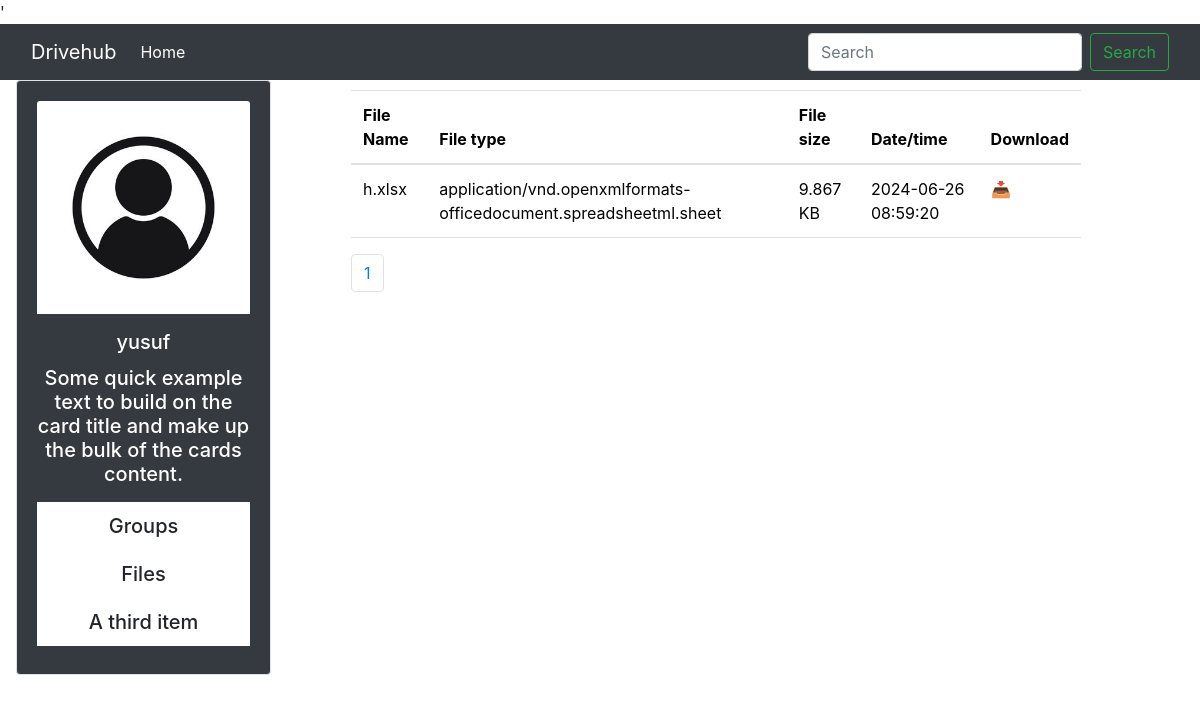
Page /user_d_t.php?uname=yusuf on the committed database.
### tables this page shows
CREATE TABLE `files` (
  `FILE_ID` int(11) NOT NULL,
  `U_ID` int(11) NOT NULL,
  `FILE_NAME` varchar(30) NOT NULL,
  `FILE_TYPE` varchar(255) NOT NULL,
  `PATH` varchar(255) NOT NULL,
  `CREATED_DATE` timestamp NOT NULL DEFAULT current_timestamp(),
  `FILE_SIZE` float DEFAULT NULL
);

### user_d_t.php (the view, shortened to what this page needs)
<?php
include_once 'connection_db.php';
include 'p/_modal.php';
include "boot.php";
if($_REQUEST["uname"])
{
    $results_per_page = 5;
    $UNAME = $_REQUEST["uname"];
    $query1 = "SELECT `U_ID` FROM `user` WHERE U_NAME='" . $UNAME . "'";
    $result = mysqli_query($conn, $query1);
    $data = mysqli_fetch_assoc($result);
    $uid = $data["U_ID"];
    if (isset($_GET['page'])) {
        $page = $_GET['page'];
    } else {
        $page = 1;
    }
    $start_from = ($page - 1) * $results_per_page;
    $query2 = "SELECT * FROM Files WHERE U_ID=" . $uid . " LIMIT $start_from, $results_per_page";
    $result2 = mysqli_query($conn, $query2);
}
else
{
    echo 'bad request';
    exit();
}
    ?>
    <!DOCTYPE html>
    <html lang="en">
    <head>
        <link rel="stylesheet" href="https://stackpath.bootstrapcdn.com/bootstrap/5.1.3/css/bootstrap.min.css">
        <link href="https://maxcdn.bootstrapcdn.com/bootstrap/4.5.2/css/bootstrap.min.css" rel="stylesheet">
    </head>
    <body>
    <nav class="navbar navbar-expand-lg bg-dark navbar-dark">
        <div class="container-fluid">
            <a class="navbar-brand" href="#">Drivehub</a>
            <div class="collapse navbar-collapse" id="navbarSupportedContent">
                <ul class="navbar-nav me-auto mb-2 mb-lg-0">
                    <li class="nav-item">
                        <a class="nav-link active" aria-current="page" href="index.php">Home</a>
                    </li>
                </ul>
                <form class="d-flex" role="search">
                    <input class="form-control me-2" type="search" placeholder="Search" aria-label="Search">
                    <button class="btn btn-outline-success" type="submit">Search</button>
                </form>
            </div>
        </div>
    </nav>
    <div class="container mt-8" style="margin-left: 1px;">
        <div class="row">
            <div class="col-md-3">
                <div class="card border bg-dark text-white text-center">
                    <div class="card-body">
                        <img src="p/image1.jpg" class="card-img-top mb-3" alt="Not set">
                        <h5 class="card-title"><?php echo $UNAME?><h5>
                        <p class="card-text">Some quick example text to build on the card title and make up the bulk of the cards content.</p>
                        <ul class="list-group list-group-flush text-white">
                            <li class="list-group-item">Groups</li>
                            <li class="list-group-item">Files</li>
                            <li class="list-group-item">A third item</li>
                        </ul>
                    </div>
                </div>
            </div>
            <div class="col-md-8" style="margin-top: 10px; margin-bottom: 90px; margin-left: 50px;">
                <table class="table" style="background-color: rgba(255, 255, 255, 0);">
                    <thead>
                    <tr>
                        <th>File Name</th>
                        <th>File type</th>
                        <th>File size</th>
                        <th>Date/time</th>
                        <th>Download</th>
                    </tr>
                    </thead>
                    <tbody>
                    <?php
                    while ($fdata = mysqli_fetch_assoc($result2)) {
                        ?>
                        <tr>
                            <td><?php echo $fdata["FILE_NAME"]; ?></td>
                            <td><?php echo $fdata["FILE_TYPE"]; ?></td>
                            <td><?php echo $fdata["FILE_SIZE"]; ?> KB</td>
                            <td><?php echo $fdata["CREATED_DATE"]; ?></td>
                            <?php
                            $query="select * from files where FILE_ID=".$fdata["FILE_ID"];
                            $result=mysqli_query($conn,$query);
                            $record=mysqli_fetch_assoc($result);
                            $dbpath= $record["PATH"];
                            $fname=$_REQUEST["uname"].",".$fdata["FILE_NAME"];
                            $serverFilePath = str_replace('/', DIRECTORY_SEPARATOR, $dbpath);
                            ?>
                            <td><a download="<?php echo $fname?>"href="<?php echo $serverFilePath?>">📥</a></td>
                        </tr>
                        <?php
                    }
                    ?>
                    </tbody>
                </table>
                <ul class="pagination">
                    <?php
                    $sql = "SELECT COUNT(*) AS total FROM Files WHERE U_ID=" . $uid;
                    $result = mysqli_query($conn, $sql);
                    $row = mysqli_fetch_assoc($result);
                    $total_pages = ceil($row["total"] / $results_per_page);
                    for ($i = 1; $i <= $total_pages; $i++) {
                        echo "<li class='page-item'><a class='page-link' href='user_d.php?page=" . $i . "'>" . $i . "</a></li>";
                    }
                    ?>
                </ul>
            </div>
        </div>
    </div>
    </body>
    </html>

### rows in the picture
files: FILE_NAME "h.xlsx", FILE_TYPE "application/vnd.openxmlformats-officedocument.spreadsheetml.sheet", FILE_SIZE "9.867", CREATED_DATE "2024-06-26 08:59:20"

### other values in the picture
$UNAME "yusuf"
